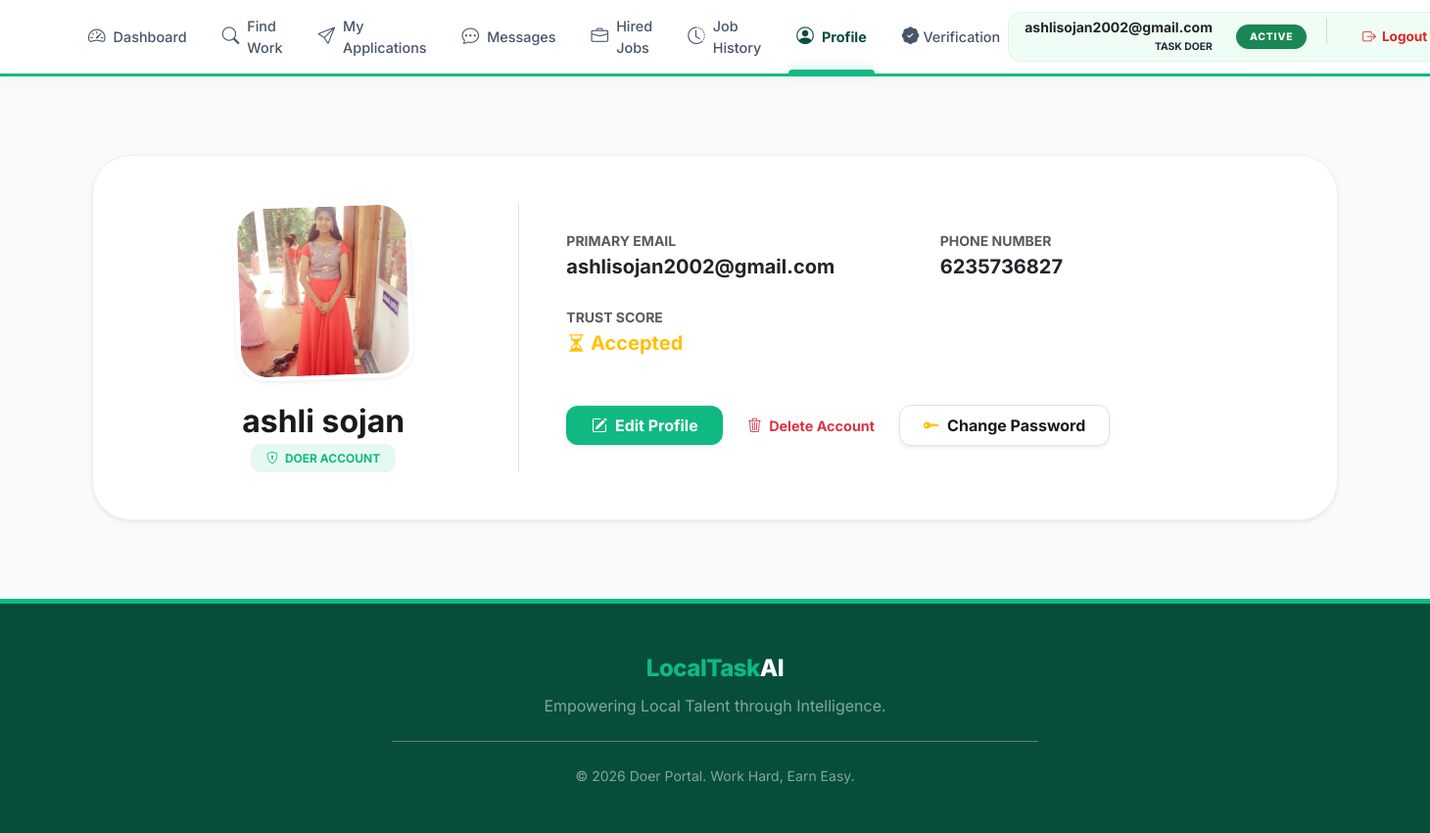
Page /profile/ (signed in) on the committed database.
### accounts/models.py (models this page shows, shortened)
class User(AbstractUser):
    name = models.CharField(max_length=100)
    email = models.EmailField(unique=True)
    phone = models.CharField(max_length=15)
    ROLE_CHOICES = (
        ('giver', 'Giver'),
        ('doer', 'Doer'),
        ('admin', 'Admin'),
    )
    role = models.CharField(max_length=10, choices=ROLE_CHOICES)
    adhar_photo = models.ImageField(upload_to='adhar_photos/', null=True, blank=True)
    photo = models.ImageField(upload_to='profile_photos/', null=True, blank=True)
    certificate_file = models.FileField(upload_to='certificates/', null=True, blank=True)
    verification_attempts = models.IntegerField(default=0)
    approval_status = models.CharField(max_length=20, default='pending')
    status = models.CharField(max_length=20, default='Active')
    verification_live_photo = models.ImageField(
    upload_to='verification/live_photos/',
    null=True,
    blank=True
)
    USERNAME_FIELD = 'email'
    REQUIRED_FIELDS = ['username', 'name']

### doer/views.py (the view)
# urls.py: path('profile/', views.doer_profile_view, name='doer_profile_view'),
@login_required
def doer_profile_view(request):
    return render(request, 'doer/profile.html', {'doer': request.user})

### doer/templates/doer/profile.html (shortened to what this page needs)
{% extends 'doer/base_doer.html' %}
{% block content %}
<div class="container py-5">
    <div class="card-pixel p-5 bg-white shadow-sm" style="border-radius: 40px; border: 1px solid #f0f0f0;">
        <div class="row align-items-center">
            <div class="col-lg-4 text-center border-end">
                <div class="position-relative d-inline-block">
                    {% if user.photo %}
                        <img src="{{ user.photo.url }}" class="rounded-5 shadow-sm border border-4 border-white"
                             style="width: 180px; height: 180px; object-fit: cover; transform: rotate(-2deg);">
                    {% else %}
                        <div class="bg-light rounded-5 d-flex align-items-center justify-content-center shadow-sm"
                             style="width: 180px; height: 180px; border: 2px dashed var(--pixel-primary);">
                            <i class="bi bi-person-bounding-box display-1 text-muted"></i>
                        </div>
                    {% endif %}
                </div>
                <h2 class="fw-bold mt-4 mb-1" style="color: #1a1a1a;">{{ user.name }}</h2>
                <span class="badge px-3 py-2" style="background: rgba(16, 185, 129, 0.1); color: #10b981; border-radius: 10px; font-weight: 700;">
                    <i class="bi bi-shield-lock me-1"></i> DOER ACCOUNT
                </span>
            </div>
            <div class="col-lg-8 ps-lg-5 mt-4 mt-lg-0">
                <div class="row g-4">
                    <div class="col-md-6">
                        <label class="text-muted small fw-bold text-uppercase">Primary Email</label>
                        <p class="fs-5 fw-bold text-dark mb-0">{{ user.email }}</p>
                    </div>
                    <div class="col-md-6">
                        <label class="text-muted small fw-bold text-uppercase">Phone Number</label>
                        <p class="fs-5 fw-bold text-dark mb-0">{{ user.phone|default:"---" }}</p>
                    </div>
                    <div class="col-md-6">
                        <label class="text-muted small fw-bold text-uppercase">Trust Score</label>
                        <p class="fs-5 fw-bold mb-0">
                            {% if user.approval_status == 'Approved' %}
                                <span class="text-success"><i class="bi bi-check-circle-fill"></i> Verified</span>
                            {% else %}
                                <span class="text-warning"><i class="bi bi-hourglass-split"></i> {{ user.approval_status }}</span>
                            {% endif %}
                        </p>
                    </div>
                </div>
               <div class="mt-5 d-flex align-items-center gap-4">
    <a href="{% url 'doer_profile_edit' %}" class="btn px-4 py-2 text-white fw-bold shadow-sm"
       style="background: #10b981; border-radius: 12px; border: none; min-width: 160px;">
        <i class="bi bi-pencil-square me-2"></i>Edit Profile
    </a>
    <button type="button" class="btn btn-link text-danger fw-bold text-decoration-none p-0"
            data-bs-toggle="modal" data-bs-target="#deleteConfirmModal"
            style="font-size: 0.9rem; transition: opacity 0.2s;"
            onmouseover="this.style.opacity='0.7'" onmouseout="this.style.opacity='1'">
        <i class="bi bi-trash3 me-1"></i> Delete Account
    </button>
    <a href="{% url 'change_password' %}" class="btn px-4 py-2 fw-bold shadow-sm"
       style="background: #ffffff; color: #1a1a1a; border: 1px solid #e0e0e0; border-radius: 12px; min-width: 160px;">
        <i class="bi bi-key-fill me-2 text-warning"></i>Change Password
    </a>
</div>
</div>
                </div>
            </div>
        </div>
    </div>
{% endblock %}

### doer/templates/doer/base_doer.html (shortened to what this page needs)
<!DOCTYPE html>
<html lang="en">
<head>
    <link href="https://cdn.jsdelivr.net/npm/bootstrap@5.3.0/dist/css/bootstrap.min.css" rel="stylesheet">
    <link rel="stylesheet" href="https://cdn.jsdelivr.net/npm/bootstrap-icons@1.11.0/font/bootstrap-icons.css">
</head>
<body>
    <nav class="doer-nav sticky-top">
        <div class="container nav-container">
            <ul class="nav-links">
                <li>
                    <a href="{% url 'doer_home' %}" class="{% if request.resolver_match.url_name == 'doer_home' %}active-link{% endif %}">
                        <i class="bi bi-speedometer2 me-2"></i>Dashboard
                    </a>
                </li>
                <li>
                    <a href="{% url 'doer_task_feed' %}" class="{% if request.resolver_match.url_name == 'doer_task_feed' %}active-link{% endif %}">
                        <i class="bi bi-search me-2"></i>Find Work
                    </a>
                </li>
                <li>
                    <a href="{% url 'my_requests' %}" class="{% if request.resolver_match.url_name == 'my_requests' %}active-link{% endif %}">
                        <i class="bi bi-send me-2"></i>My Applications
                    </a>
                </li>
                <li>
                    <a href="{% url 'doer_chat_inbox' %}" class="{% if 'messages' in request.path %}active-link{% endif %}">
                        <i class="bi bi-chat-dots me-2"></i>Messages
                    </a>
                </li>
                <li>
                    <a href="{% url 'doer_hired_jobs' %}" class="{% if request.resolver_match.url_name == 'doer_hired_jobs' %}active{% endif %}">
                        <i class="bi bi-briefcase me-2"></i>Hired Jobs
                    </a>
                </li>
                <li>
                    <a href="{% url 'doer_completed_history' %}" class="{% if request.resolver_match.url_name == 'doer_completed_history' %}active{% endif %}">
                        <i class="bi bi-clock-history me-2"></i>Job History
                    </a>
                </li>
                <li>
                    <a href="{% url 'doer_profile_view' %}" class="{% if request.resolver_match.url_name == 'doer_profile_view' %}active-link{% endif %}">
                        <i class="bi bi-person-circle me-2"></i>Profile
                    </a>
                </li>
                <li>
                    <a href="{% url 'verification_badge' %}" class="{% if request.resolver_match.url_name == 'verification_badge' %}active-link{% endif %}">
                        <i class="bi bi-patch-check-fill me-1"></i>Verification
                    </a>
                </li>
            </ul>
            <div class="doer-status-box">
                <div class="d-none d-lg-block text-end me-2" style="line-height: 1.2;">
                    <div class="fw-bold text-dark small">{{ user.username }}</div>
                    <span class="text-emerald-hover" style="font-size: 0.65rem; font-weight: 700; text-transform: uppercase;">Task Doer</span>
                </div>
                <span class="status-pill {% if user.status == 'Active' %}bg-success text-white{% else %}bg-secondary text-white{% endif %}">
                    {{ user.status }}
                </span>
                <a href="{% url 'logout_user' %}" class="btn-logout">
                    <i class="bi bi-box-arrow-right"></i> Logout
                </a>
            </div>
        </div>
    </nav>
    <main class="main-wrapper">
        <div class="container">
            {% block content %}{% endblock %}
    </main>
    <footer>
        <div class="container text-center">
            <a href="#" class="footer-brand">LocalTask<span>AI</span></a>
            <p class="text-white-50 mt-2 mb-4">Empowering Local Talent through Intelligence.</p>
            <div class="row justify-content-center">
                <div class="col-md-6 border-top border-secondary pt-4">
                    <p class="small text-white-50 mb-0">&copy; 2026 Doer Portal. Work Hard, Earn Easy.</p>
                </div>
            </div>
        </div>
    </footer>
</body>
</html>

### doer/templates/doer/base_doer.html (style rules this page uses)
:root { --forest-base: #064e3b; --emerald-accent: #10b981; --emerald-hover: #059669; --soft-emerald: #f0fdf4; --slate-border: #e2e8f0; --glass-bg: rgba(255, 255, 255, 0.95); }
body { background-color: #f8fafc; min-height: 100vh; display: flex; flex-direction: column; font-family: 'Inter', sans-serif; color: #1e293b; }
.doer-nav { background: var(--glass-bg); backdrop-filter: blur(10px); border-bottom: 3px solid var(--emerald-accent); padding: 0; box-shadow: 0 4px 15px rgba(0, 0, 0, 0.03); z-index: 1000; }
.nav-container { display: flex; justify-content: space-between; align-items: center; height: 75px; }
.nav-links { display: flex; gap: 1.25rem; list-style: none; margin: 0; padding: 0; height: 100%; }
.nav-links li { height: 100%; }
.nav-links a { text-decoration: none; color: #475569; font-weight: 500; font-size: 0.9rem; display: flex; align-items: center; height: 100%; position: relative; transition: all 0.25s ease; padding: 0 8px; }
.nav-links a i { font-size: 1.1rem; }
.nav-links a.active-link, .nav-links a.active { color: var(--forest-base); font-weight: 700; }
.nav-links a.active-link::after, .nav-links a.active::after { content: ""; position: absolute; bottom: 0; left: 0; width: 100%; height: 4px; background: var(--emerald-accent); border-radius: 10px 10px 0 0; box-shadow: 0 -2px 10px rgba(16, 185, 129, 0.3); }
.doer-status-box { display: flex; align-items: center; gap: 1rem; background: var(--soft-emerald); padding: 6px 16px; border-radius: 14px; border: 1px solid rgba(16, 185, 129, 0.1); }
.status-pill { font-size: 0.65rem; font-weight: 800; padding: 5px 14px; border-radius: 50px; text-transform: uppercase; letter-spacing: 0.8px; box-shadow: 0 2px 5px rgba(0,0,0,0.05); }
.btn-logout { color: #dc2626; text-decoration: none; font-size: 0.85rem; font-weight: 700; padding: 8px 16px; border-radius: 10px; transition: all 0.2s; display: flex; align-items: center; gap: 6px; }
.main-wrapper { flex: 1; padding: 2rem 0; }
footer { background: var(--forest-base); color: #ffffff; padding: 3rem 0; margin-top: auto; border-top: 5px solid var(--emerald-accent); }
.footer-brand { font-size: 1.5rem; color: var(--emerald-accent); font-weight: 800; text-decoration: none; letter-spacing: -0.5px; }
.footer-brand span { color: #fff; }
.main-wrapper { animation: fadeIn 0.4s ease-out; }

### rows in the picture
User: username "ashlisojan2002@gmail.com", status "ACTIVE", photo (picture), name "ashli sojan", email "ashlisojan2002@gmail.com", phone "6235736827", approval_status "Accepted"
